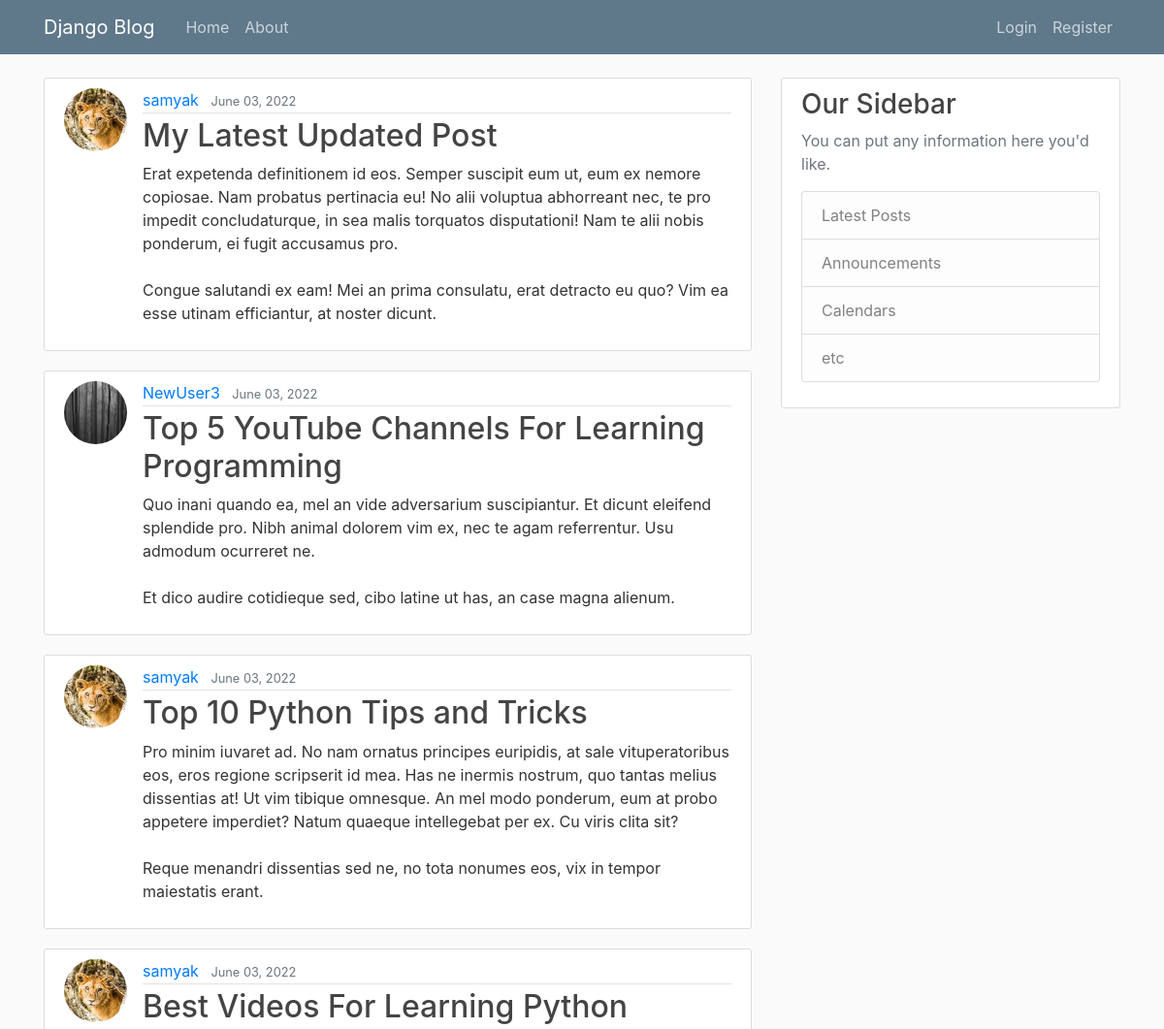
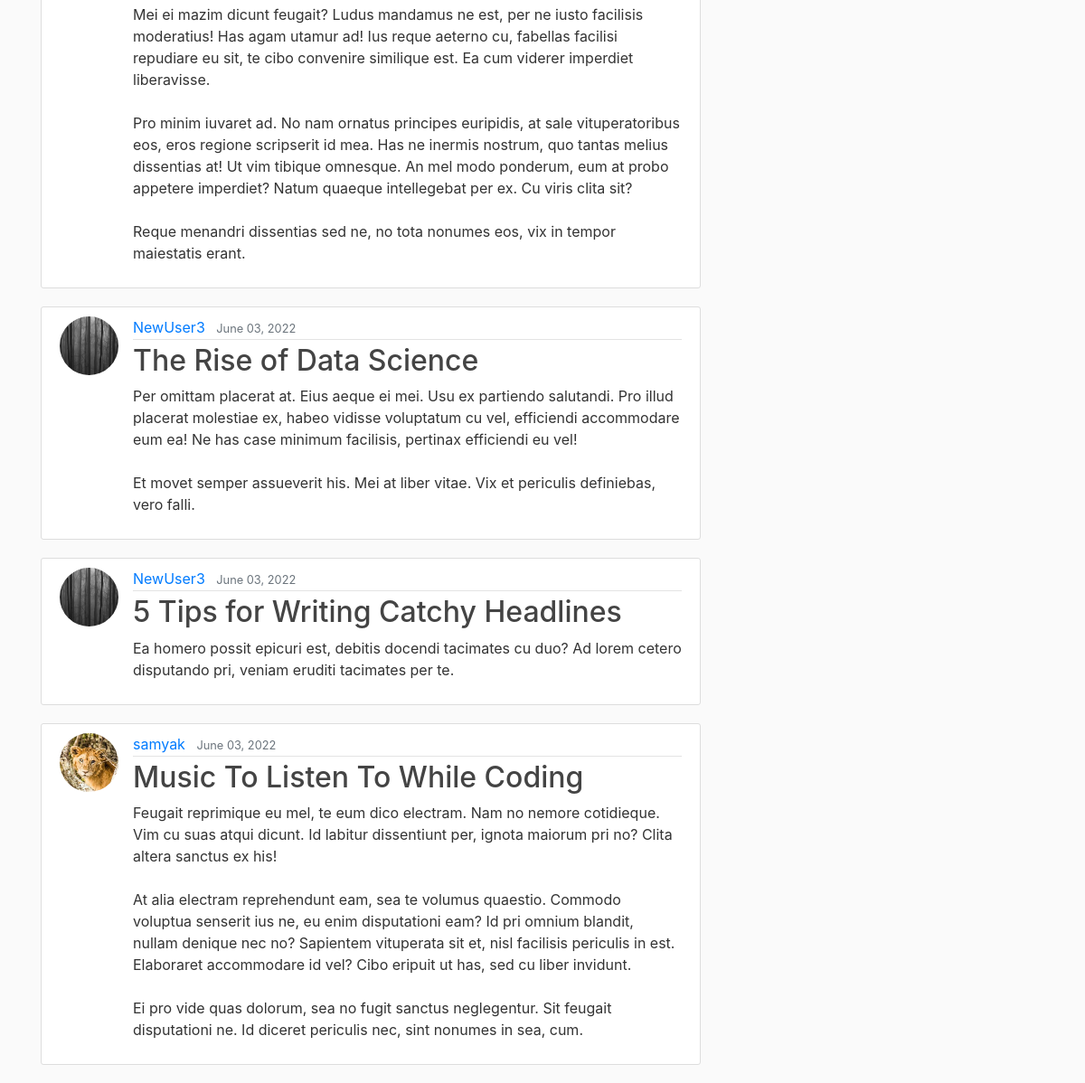
The page / on the database its author committed (2 pictures, top to bottom).
### blog/models.py (models this page shows, shortened)
class Post(models.Model):
    title = models.CharField(max_length=100)
    content = models.TextField()
    date_posted = models.DateTimeField(default=timezone.now)
    author = models.ForeignKey(User,on_delete=models.CASCADE)

### users/models.py (models this page shows, shortened)
class Profile(models.Model):
    user = models.OneToOneField(User,on_delete=models.CASCADE)
    image = models.ImageField(default='default.jpeg',upload_to='profile_pics')

### blog/views.py (the view)
# urls.py: path('',PostListView.as_view(), name = 'blog-home'),
class PostListView(ListView):
    model = Post
    template_name = 'blog/home.html'    #to change the default template to look into
    context_object_name = 'posts'       #the name of the context variable should be *posts* rather than default variable name
    ordering = ['-date_posted']         # negative sign indicates that ordering should be from new to old. Remove the negative sign to change the order from old to new
    paginate_by = 7

### blog/templates/blog/home.html
{% extends "blog/base.html" %}
{% block content %}
    {% for post in posts %}
        <article class="media content-section">
            <img class="rounded-circle article-img" src="{{ post.author.profile.image.url }}" alt="">
            <div class="media-body">
            <div class="article-metadata">
                <a class="mr-2" href="#">{{ post.author }}</a>
                <small class="text-muted">{{ post.date_posted|date:"F d, Y" }}</small>
            </div>
            <h2><a class="article-title" href="#">{{ post.title }}</a></h2>
            <p class="article-content">{{ post.content }}</p>
            </div>
        </article>
    {% endfor %}
{% endblock content %}

### blog/static/blog/main.css (style rules this page uses)
body { background: #fafafa; color: #333333; margin-top: 5rem; }
h1, h2, h3, h4, h5, h6 { color: #444444; }
.content-section { background: #ffffff; padding: 10px 20px; border: 1px solid #dddddd; border-radius: 3px; margin-bottom: 20px; }
.article-title { color: #444444; }
.article-content { white-space: pre-line; }
.article-img { height: 65px; width: 65px; margin-right: 16px; }
.article-metadata { padding-bottom: 1px; margin-bottom: 4px; border-bottom: 1px solid #e3e3e3 }

### rows shown on the page
Post: author.profile.image (picture), author "samyak", date_posted "June 03, 2022", title "My Latest Updated Post", content "Erat expetenda definitionem id eos. Semper suscipit eum ut, eum ex nemore copiosae. Nam probatus pertinacia eu! No alii voluptua abhorreant nec, te pro impedit concludaturque, in sea malis torquatos disputationi! Nam te alii nobis ponderum, ei fugit accusamus pro. Congue salutandi ex eam! Mei an prima consulatu, erat detracto eu quo? Vim ea esse utinam efficiantur, at noster dicunt."
Post: author.profile.image (placeholder picture), author "NewUser3", date_posted "June 03, 2022", title "Top 5 YouTube Channels For Learning Programming", content "Quo inani quando ea, mel an vide adversarium suscipiantur. Et dicunt eleifend splendide pro. Nibh animal dolorem vim ex, nec te agam referrentur. Usu admodum ocurreret ne. Et dico audire cotidieque sed, cibo latine ut has, an case magna alienum."
Post: author.profile.image (picture), author "samyak", date_posted "June 03, 2022", title "Top 10 Python Tips and Tricks", content "Pro minim iuvaret ad. No nam ornatus principes euripidis, at sale vituperatoribus eos, eros regione scripserit id mea. Has ne inermis nostrum, quo tantas melius dissentias at! Ut vim tibique omnesque. An mel modo ponderum, eum at probo appetere imperdiet? Natum quaeque intellegebat per ex. Cu viris clita sit? Reque menandri dissentias sed ne, no tota nonumes eos, vix in tempor maiestatis erant."
Post: author.profile.image (picture), author "samyak", date_posted "June 03, 2022", title "Best Videos For Learning Python", content "Mei ei mazim dicunt feugait? Ludus mandamus ne est, per ne iusto facilisis moderatius! Has agam utamur ad! Ius reque aeterno cu, fabellas facilisi repudiare eu sit, te cibo convenire similique est. Ea cum viderer imperdiet liberavisse. Pro minim iuvaret ad. No nam ornatus principes euripidis, at sale vituperatoribus eos, eros regione scripserit id mea. Has ne inermis nostrum, quo tantas melius dissentias at! Ut vim tibique omnesque. An mel modo ponderum, eum at probo appetere imperdiet? Natum quaeque intellegebat per ex. Cu viris clita sit? Reque menandri dissentias sed ne, no tota nonumes eos, vix in tempor maiestatis erant."
Post: author.profile.image (placeholder picture), author "NewUser3", date_posted "June 03, 2022", title "The Rise of Data Science", content "Per omittam placerat at. Eius aeque ei mei. Usu ex partiendo salutandi. Pro illud placerat molestiae ex, habeo vidisse voluptatum cu vel, efficiendi accommodare eum ea! Ne has case minimum facilisis, pertinax efficiendi eu vel! Et movet semper assueverit his. Mei at liber vitae. Vix et periculis definiebas, vero falli."
Post: author.profile.image (placeholder picture), author "NewUser3", date_posted "June 03, 2022", title "5 Tips for Writing Catchy Headlines", content "Ea homero possit epicuri est, debitis docendi tacimates cu duo? Ad lorem cetero disputando pri, veniam eruditi tacimates per te."
Post: author.profile.image (picture), author "samyak", date_posted "June 03, 2022", title "Music To Listen To While Coding", content "Feugait reprimique eu mel, te eum dico electram. Nam no nemore cotidieque. Vim cu suas atqui dicunt. Id labitur dissentiunt per, ignota maiorum pri no? Clita altera sanctus ex his! At alia electram reprehendunt eam, sea te volumus quaestio. Commodo voluptua senserit ius ne, eu enim disputationi eam? Id pri omnium blandit, nullam denique nec no? Sapientem vituperata sit et, nisl facilisis periculis in est. Elaboraret accommodare id vel? Cibo eripuit ut has, sed cu liber invidunt. Ei pro vide quas dolorum, sea no fugit sanctus neglegentur. Sit feugait disputationi ne. Id diceret periculis nec, sint nonumes in sea, cum."
